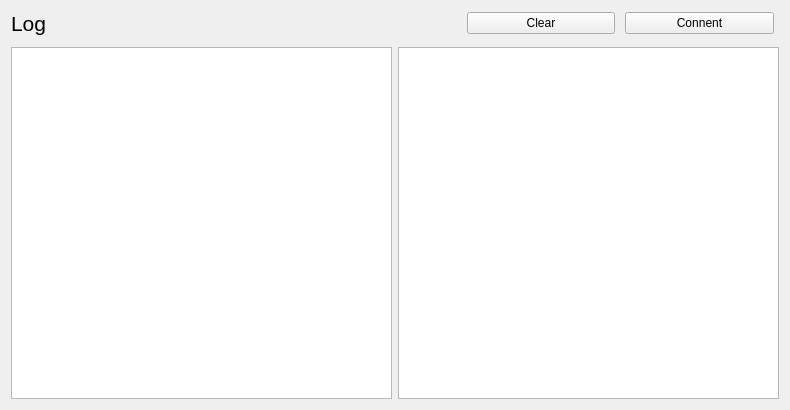
<?xml version="1.0" encoding="UTF-8"?>
<ui version="4.0">
 <class>Tab1SocketClient</class>
 <widget class="QWidget" name="Tab1SocketClient">
  <property name="geometry">
   <rect>
    <x>0</x>
    <y>0</y>
    <width>790</width>
    <height>410</height>
   </rect>
  </property>
  <property name="windowTitle">
   <string>Form</string>
  </property>
  <layout class="QGridLayout" name="gridLayout">
   <item row="0" column="0">
    <layout class="QVBoxLayout" name="verticalLayout">
     <item>
      <layout class="QHBoxLayout" name="horizontalLayout" stretch="3,1,1">
       <property name="spacing">
        <number>10</number>
       </property>
       <property name="rightMargin">
        <number>5</number>
       </property>
       <property name="bottomMargin">
        <number>5</number>
       </property>
       <item>
        <widget class="QLabel" name="pLabel">
         <property name="font">
          <font>
           <pointsize>16</pointsize>
          </font>
         </property>
         <property name="text">
          <string>Log</string>
         </property>
        </widget>
       </item>
       <item>
        <widget class="QPushButton" name="pPbRecvDataClear">
         <property name="text">
          <string>Clear</string>
         </property>
        </widget>
       </item>
       <item>
        <widget class="QPushButton" name="pPbServerConnect">
         <property name="text">
          <string>Connent</string>
         </property>
         <property name="checkable">
          <bool>true</bool>
         </property>
        </widget>
       </item>
      </layout>
     </item>
     <item>
      <layout class="QHBoxLayout" name="horizontalLayout_2">
       <item>
        <widget class="QTextEdit" name="pTeRecvData1">
         <property name="focusPolicy">
          <enum>Qt::NoFocus</enum>
         </property>
        </widget>
       </item>
       <item>
        <widget class="QTextEdit" name="pTeRecvData2">
         <property name="focusPolicy">
          <enum>Qt::NoFocus</enum>
         </property>
        </widget>
       </item>
      </layout>
     </item>
    </layout>
   </item>
  </layout>
 </widget>
 <resources/>
 <connections/>
</ui>
